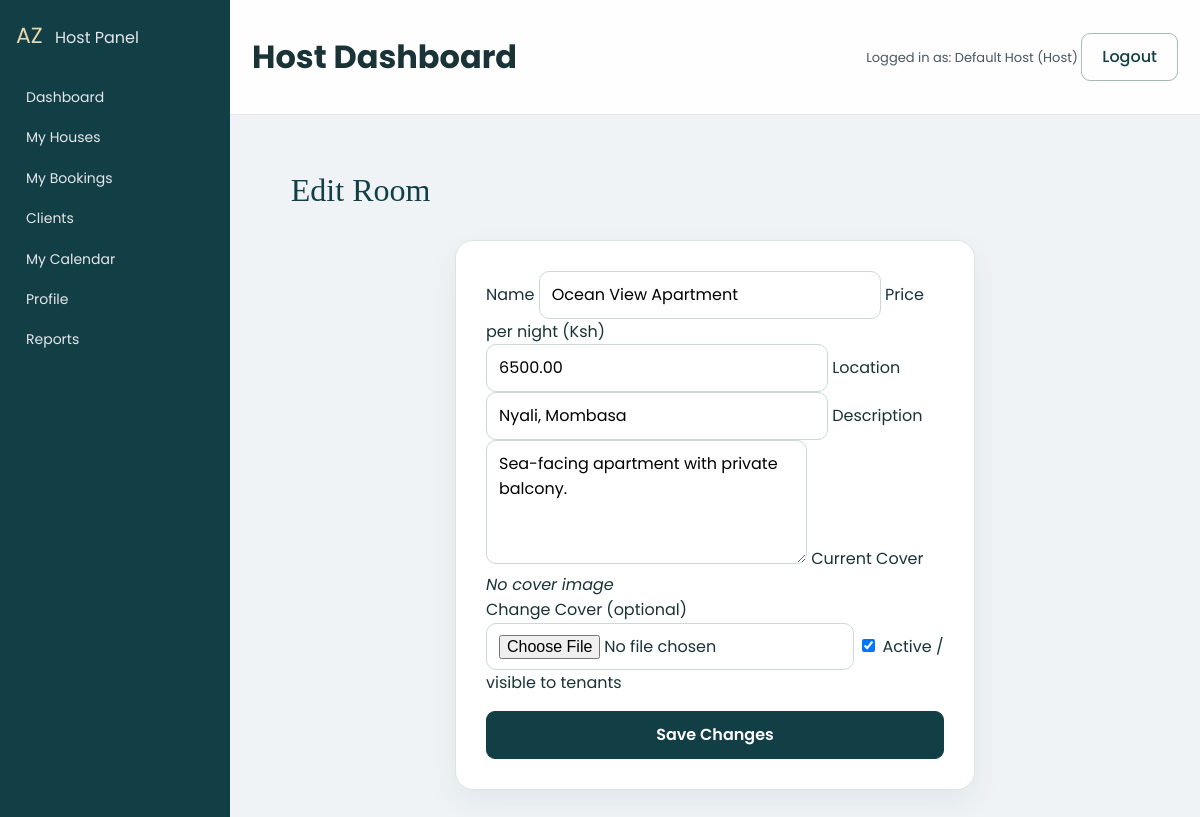
Page /public/host/room_edit.php?id=1 (signed in) on the committed database.
### tables this page shows
CREATE TABLE rooms (
  id INT AUTO_INCREMENT PRIMARY KEY,
  category_id INT NULL,
  owner_id INT NULL,
  name VARCHAR(150) NOT NULL,
  price_ksh DECIMAL(10,2) NOT NULL,
  cover_image VARCHAR(255),
  location_text VARCHAR(150),
  description TEXT,
  is_active TINYINT(1) NOT NULL DEFAULT 1,
  created_at DATETIME DEFAULT CURRENT_TIMESTAMP,
  FOREIGN KEY (category_id) REFERENCES room_categories(id),
  FOREIGN KEY (owner_id) REFERENCES users(id)
);

### includes/helpers.php (called while the page is built, shortened)
<?php
function e($str) {
    return htmlspecialchars((string)($str ?? ''), ENT_QUOTES | ENT_SUBSTITUTE, 'UTF-8');
}

### public/host/room_edit.php (the view, shortened to what this page needs)
<?php
require_once __DIR__ . '/../../includes/helpers.php';
require_once __DIR__ . '/../../includes/db.php';
$hostId = $_SESSION['user']['id'];
$roomId = (int)($_GET['id'] ?? 0);
$stmt = $pdo->prepare("SELECT * FROM rooms WHERE id = :id AND owner_id = :host");
$stmt->execute([':id' => $roomId, ':host' => $hostId]);
$room = $stmt->fetch(PDO::FETCH_ASSOC);
include __DIR__ . '/header.php';
?>
<div class="section-heading">
  <h2>Edit Room</h2>
</div>
<div class="form-card" style="max-width:520px;">
  <form method="post" enctype="multipart/form-data">
    <label>Name</label>
    <input type="text" name="name" value="<?php echo e($room['name']); ?>" required>
    <label>Price per night (Ksh)</label>
    <input type="number" name="price" value="<?php echo e($room['price_ksh']); ?>" required>
    <label>Location</label>
    <input type="text" name="location" value="<?php echo e($room['location_text']); ?>">
    <label>Description</label>
    <textarea name="description" rows="4"><?php echo e($room['description']); ?></textarea>
    <label>Current Cover</label><br>
    <?php if ($room['cover_image']): ?>
      <img src="../uploads/room_photos/<?php echo e($room['cover_image']); ?>" width="140" style="border-radius:10px;margin-bottom:10px;">
    <?php else: ?>
      <em>No cover image</em><br>
    <?php endif; ?>
    <label>Change Cover (optional)</label>
    <input type="file" name="cover">
    <label style="margin-top:10px;">
      <input type="checkbox" name="is_active" <?php echo $room['is_active'] ? 'checked' : ''; ?>>
      Active / visible to tenants
    </label>
    <button class="btn-primary" style="width:100%;margin-top:15px;">Save Changes</button>
  </form>
</div>

### public/assets/css/style.css (style rules this page uses)
body { font-family: "Poppins", sans-serif !important; color: #444444; width: 100%; height: calc(100%); overflow-x: hidden; background: #eff3f6 !important; }
.btn-primary { background-color: #1e245a; border: 1px solid #1e245a; color: #ffffff; }

### public/assets/css/modern.css (style rules this page uses)
:root { --az-primary:#0B1D3A; --az-primary-soft:#1C6DD0; --az-bg:#f5f7fb; --az-card-bg:#ffffff; --az-muted:#6b7280; --az-radius:18px; --az-shadow:0 18px 40px rgba(15,23,42,.18); }
body { font-family:'Poppins',system-ui,-apple-system,Segoe UI,Roboto,sans-serif; background:linear-gradient(135deg,#f5f7fb,#ecf2ff); color:#111827; }
.btn-primary { display:inline-flex; align-items:center; justify-content:center; padding:10px 20px; border-radius:999px; border:none; background:linear-gradient(135deg,#1C6DD0,#0B1D3A); color:#ffffff; font-weight:600; box-shadow:var(--az-shadow); cursor:pointer; text-decoration:none; }
.section-heading { display:flex; justify-content:space-between; align-items:center; margin:24px 0 14px; }
.section-heading h2 { margin:0; font-size:22px; }
.form-card { max-width:480px; margin:24px auto 40px; padding:22px 22px 26px; border-radius:22px; background:rgba(255,255,255,.96); box-shadow:var(--az-shadow); }
.admin-body { background:linear-gradient(135deg,#e5ecff,#f8fafc); }

### public/assets/css/polish.css (style rules this page uses)
:root { --az-primary:#123f46; --az-primary-soft:#1d7377; --az-bg:#f7f8f4; --az-muted:#637373; --az-shadow:0 12px 30px #163b4010 }
* { box-sizing:border-box }
body { margin:0; background:#f7f8f4; color:#193337; font-family:Inter,Segoe UI,system-ui,sans-serif; line-height:1.6 }
button,input,select,textarea { font:inherit }
input:not([type=checkbox]):not([type=hidden]),select,textarea { max-width:100%; min-height:44px; border:1px solid #cbd8d4; border-radius:10px; padding:10px 12px; background:#fff }
input[type=checkbox] { width:auto }
button,.btn-primary,.btn-outline { min-height:42px }
button { cursor:pointer }
.btn-primary,.search-btn { background:#123f46; color:white; border:1px solid #123f46; border-radius:9px; box-shadow:none }
.section-heading { margin:32px 0 22px }
.section-heading h2 { font-family:Georgia,serif; font-size:32px; font-weight:500; color:#123f46 }
.form-card { border:1px solid #dce6df; border-radius:18px; box-shadow:var(--az-shadow); padding:30px; background:#fff }
.admin-body { background:#f7f8f4 }

### rows in the picture
rooms: name "Ocean View Apartment", price "6500.00", location "Nyali, Mombasa", description "Sea-facing apartment with private balcony.", is_active "☑"

### other values in the picture
$host['full_name'] "Default Host"
